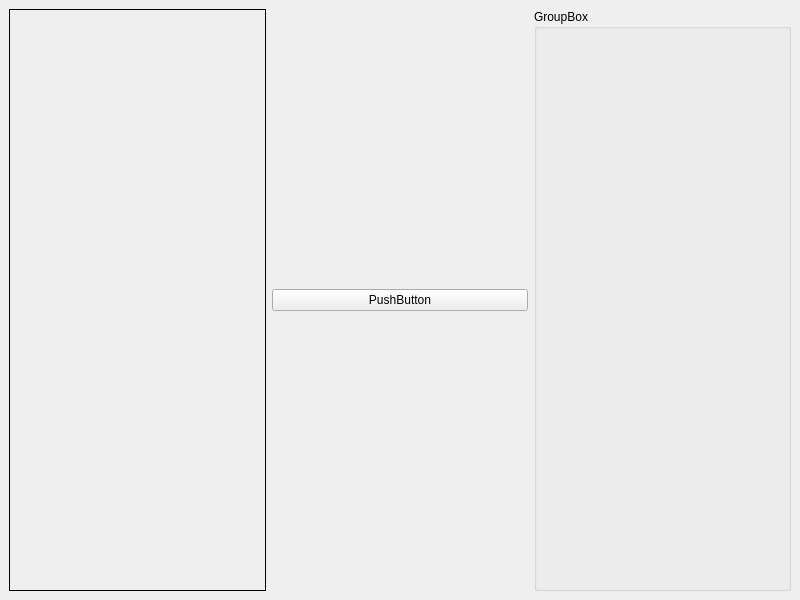
<?xml version="1.0" encoding="UTF-8"?>
<ui version="4.0">
 <class>MainWindow</class>
 <widget class="QMainWindow" name="MainWindow">
  <property name="geometry">
   <rect>
    <x>0</x>
    <y>0</y>
    <width>800</width>
    <height>600</height>
   </rect>
  </property>
  <property name="windowTitle">
   <string>Patch</string>
  </property>
  <widget class="QWidget" name="centralwidget">
   <layout class="QHBoxLayout" name="horizontalLayout">
    <item>
     <widget class="QFrame" name="frame">
      <property name="frameShape">
       <enum>QFrame::Panel</enum>
      </property>
      <property name="frameShadow">
       <enum>QFrame::Plain</enum>
      </property>
     </widget>
    </item>
    <item>
     <widget class="QPushButton" name="pushButton">
      <property name="text">
       <string>PushButton</string>
      </property>
     </widget>
    </item>
    <item>
     <widget class="QGroupBox" name="groupBox">
      <property name="title">
       <string>GroupBox</string>
      </property>
     </widget>
    </item>
   </layout>
  </widget>
 </widget>
 <resources/>
 <connections/>
</ui>
